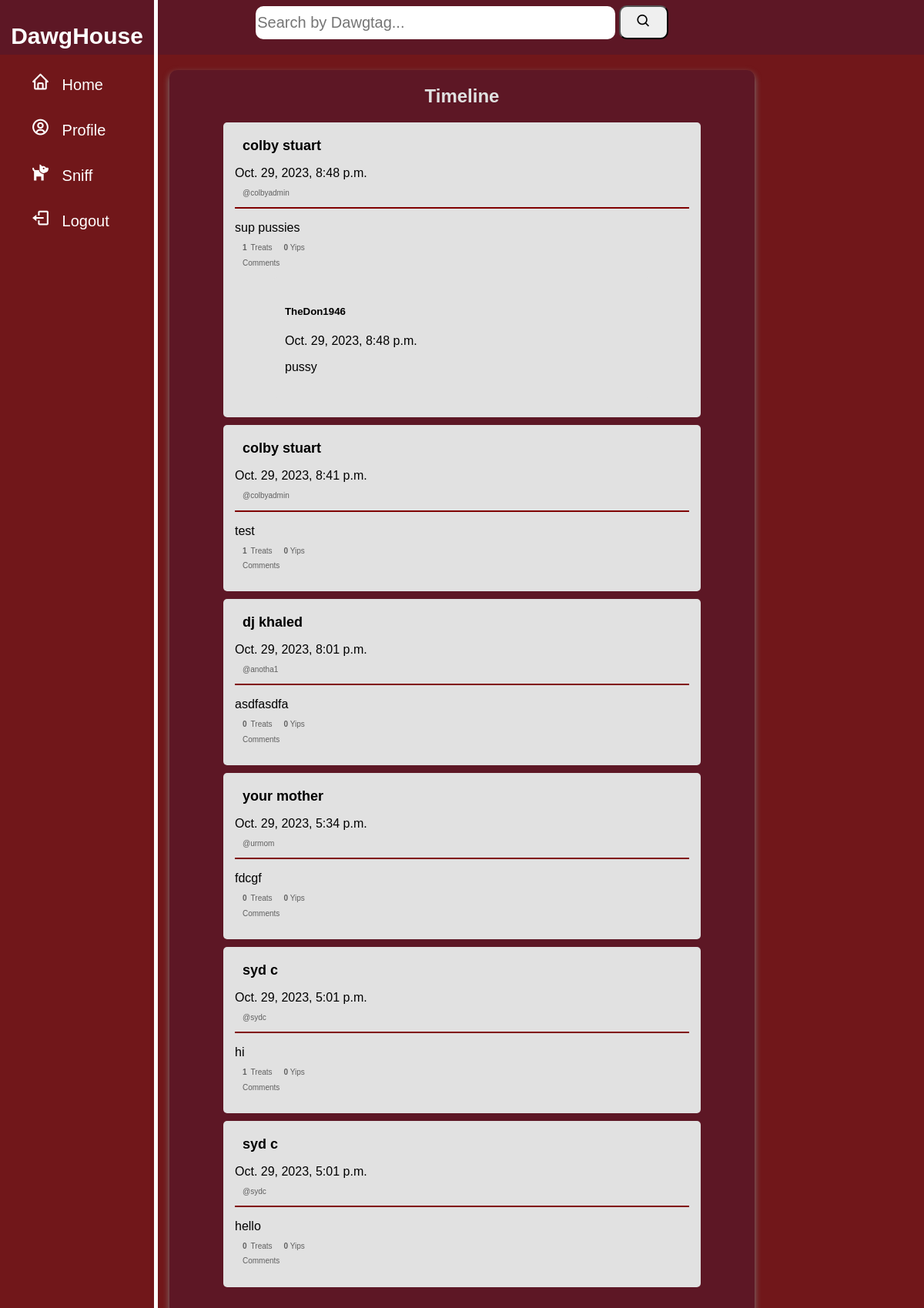
Page / (signed in) on the committed database.
### homepage/models.py (models this page shows, shortened)
class Bark(models.Model):
    id = models.UUIDField(primary_key=True, default=uuid.uuid4)
    user = models.ForeignKey(settings.AUTH_USER_MODEL, on_delete=models.CASCADE)
    content = models.TextField()
    timestamp = models.DateTimeField(auto_now_add=True)
    num_likes = models.IntegerField(default=0)
    num_yips = models.IntegerField(default=0)
    num_howls = models.IntegerField(default=0)
    treated_by = models.ManyToManyField(
        DawgHouseUser, related_name="treats_given", blank=True
    )

class DawgHouseUser(AbstractBaseUser, PermissionsMixin):
    username = models.CharField(unique=True, max_length=30)
    first_name = models.CharField(max_length=30)
    last_name = models.CharField(max_length=30)
    bio = models.TextField(blank=True, max_length=200)
    friends = models.ManyToManyField("self", blank=True)
    is_staff = models.BooleanField(default=False)
    USERNAME_FIELD = "username"
    REQUIRED_FIELDS = ["first_name", "last_name"]
    objects = DawgHouseUserManager()

class Comment(models.Model):
    bark = models.ForeignKey(Bark, related_name="comments", on_delete=models.CASCADE)
    name = models.ForeignKey(DawgHouseUser, on_delete=models.CASCADE)
    body = models.TextField()
    date_added = models.DateTimeField(auto_now_add=True)

### homepage/views.py (the view)
# urls.py: path("", views.home_view, name="home_view"),
def home_view(request):
    if request.user.is_authenticated:
        user = request.user
        friends = user.friends.all()
        barks = Bark.objects.filter(Q(user=user) | Q(user__in=friends)).order_by(
            "-timestamp"
        )
        context = {
            "barks": barks,
        }
        return render(request, "main_page.html", context)
    return render(request, "homepage.html")

### homepage/templates/main_page.html (shortened to what this page needs)
<!DOCTYPE html>
<html lang="en">
<head>
    {% load static %}
    <link rel="stylesheet" type="text/css" href="{% static 'homepage.css' %}"/>
    <link href='https://unpkg.com/boxicons@2.1.4/css/boxicons.min.css' rel='stylesheet'>
</head>
<body>
<div class="box">
    <div class="sidebar">
        <p> DawgHouse </p>
        <ul>
            <li>
                <a href="" class="active">
                    <span class="icon"><i class='bx bx-home'></i></span>
                    <span class="item">Home</span>
                </a>
            </li>
            <li>
                <a href="{% url 'profile' user.username %}">
                    <span class="icon"><i class='bx bx-user-circle'></i></span>
                    <span class="item">Profile</span>
                </a>
            </li>
            <li>
                <a href="{% url 'accept_example' %}">
                    <span class="icon"><i class='bx bxs-dog'></i></span>
                    <span class="item">Sniff</span>
                </a>
            </li>
            <li>
                <a href="{% url 'logout_view' %}" class="active">
                    <span class="icon"><i class='bx bx-log-out'></i></span>
                    <span class="item">Logout</span>
                </a>
            </li>
        </ul>
    </div>
</div>
<div class="searchbar">
    <form action="{% url 'search_users' %}" method="post">
        <input type="text" placeholder="Search by Dawgtag..." name="username">
        <button type="submit"><i class='bx bx-search'></i></button>
    </form>
</div>
<div class="barks-container">
    <h2>Timeline</h2>
    <ul>
        {% for bark in barks %}
        <li class="bark">
            <div class="bark-header">
                <h3><strong><a href="{% url 'profile' bark.user.username %}" class="hidden-link">{{ bark.user.first_name }} {{ bark.user.last_name }}</a></strong></h3>
                <p class="timestamp">{{ bark.timestamp }}</p>
            </div>
            <h4>@{{ bark.user.username }}</h4>
            <hr color="maroon">
            <p>{{ bark.content }}</p>
            <div class="counters-container">
                <h4 class="counters-container">
                    <strong>{{ bark.num_likes }}</strong> Treats
                    <span class="comment-counter"><strong>{{ bark.num_yips }}</strong> Yips</span>
                </h4>
            </div>
    <div class="comments-container">
        <h4>Comments</h4>
        <ul>
            {% for comment in bark.comments.all %}
            <li class="comment">
                <div class="comment-header">
                    <h5>{{ comment.name.username }}</h5>
                    <p class="timestamp">{{ comment.date_added }}</p>
                </div>
                <div class="comment-content-display">
                    <p>{{ comment.body }}</p>
                </div>
            </li>
            {% endfor %}
        </ul>
    </div>
        </li>
        {% endfor %}
    </ul>
</div>
</body>
</html>

### homepage/static/homepage.css (style rules this page uses)
body { font-family: Arial, sans-serif; background-color: #71171a; margin: 0; padding: 0; }
.box .sidebar p { color: white; display: flex; justify-content: center; font-size: 30px; font-weight: bold; }
.box .sidebar { position: fixed; border-right: solid white; border-width: 5px; width: 200px; height: 100%; transition: all 0.5s ease; }
.box .sidebar ul li { list-style-type: none; }
.box .sidebar ul li a { text-decoration: none; display: block; padding-bottom: 30px; color: white; font-size: 20px; position: relative; }
.box .sidebar ul li a .icon { color: white; font-size: 25px; padding-right: 10px; }
.searchbar { background-color: #5d1725; padding-bottom: 20px; text-align: center; }
.searchbar input { border-radius: 10px; padding-right: 200px; padding-top: 10px; padding-bottom: 10px; border: none; margin-top: 8px; font-size: 20px; }
.searchbar button { font-size: 20px; border-radius: 10px; padding-top: 8px; padding-bottom: 8px; padding-right: 20px; padding-left: 20px; }
.barks-container { flex: 1 100%; width: 60%; margin-left: auto; margin-right: auto; background-color: #5d1725; padding: 20px; border-radius: 10px; box-shadow: 0 4px 8px rgb(127, 126, 126); color: black; margin-top: 20px; }
.barks-container h2 { margin: 0; margin-bottom: 20px; text-align: center; color: #e1e1e1; }
.barks-container ul { list-style-type: none; padding: 0; }
.barks-container li { padding: 15px; margin-left: 50px; margin-right: 50px; margin-bottom: 10px; background-color: rgb(225, 225, 225); border-radius: 5px; }
.barks-container h3 { font-size: 18px; margin-top: 5px; margin-bottom: 0; margin-left: 10px; font-weight: bold; }
.barks-container h4 { font-size: 10px; font-weight: normal; margin-top: -5px; margin-left: 10px; color: #606060; }
.counters-container { display: flex; align-items: center; gap: 5px; flex-wrap: wrap; }
.comment-counter { margin-left: 10px; }

### homepage/templates/main_page.html (style rules this page uses)
.hidden-link { text-decoration: none; color: inherit; }

### rows in the picture
Bark: user.first_name "colby", user.last_name "stuart", timestamp "Oct. 29, 2023, 8:48 p.m.", user.username "colbyadmin", content "sup pussies", num_likes "1", num_yips "0"
Comment: name.username "TheDon1946", date_added "Oct. 29, 2023, 8:48 p.m.", body "pussy"
Bark: user.first_name "colby", user.last_name "stuart", timestamp "Oct. 29, 2023, 8:41 p.m.", user.username "colbyadmin", content "test", num_likes "1", num_yips "0"
Bark: user.first_name "dj", user.last_name "khaled", timestamp "Oct. 29, 2023, 8:01 p.m.", user.username "anotha1", content "asdfasdfa", num_likes "0", num_yips "0"
Bark: user.first_name "your", user.last_name "mother", timestamp "Oct. 29, 2023, 5:34 p.m.", user.username "urmom", content "fdcgf", num_likes "0", num_yips "0"
Bark: user.first_name "syd", user.last_name "c", timestamp "Oct. 29, 2023, 5:01 p.m.", user.username "sydc", content "hi", num_likes "1", num_yips "0"
Bark: user.first_name "syd", user.last_name "c", timestamp "Oct. 29, 2023, 5:01 p.m.", user.username "sydc", content "hello", num_likes "0", num_yips "0"
